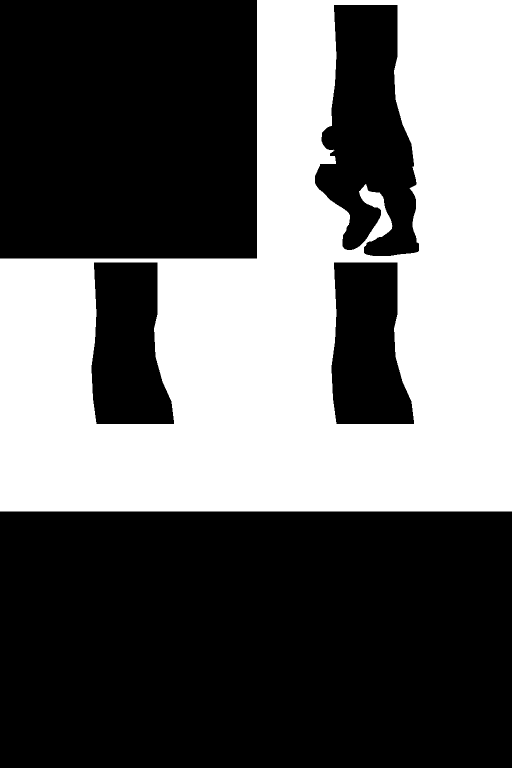
#> input picture chashouji/v14/trio/buddy/B10_mahjong/inpaint/mask.png, 1024 x 1536 px, found by its file name (shown at 1/2 size)
$ python make.py
#> lines starting #> are read from the running program, lines starting #| are printed output that depends on the picture; after the words box and inside, x2 and y2 are one past the last pixel; in counts of white or black regions, pixels touching at a corner belong together
### chashouji/v14/crewart.py
"""档 4 三人组立绘的共用管线（2026-09-28）：绿幕 / 品红幕原图 → 抠像、去溢色、边缘颜色扩散、裁边、缩放、烘三层外发光 → 单层贴图，
打印量点（输出贴图像素）。每个角色一个 v14/<名>/make.py，只填原图、键、倍率、光色和量点，调这里的 make()。
写法照 v14/truth/make2.py、v14/demon/make.py（那两个是先写的、各自内联，没改）。

为什么共用：四个人 + 一只狗，每个都要抠像 → 去溢色 → edge_extend → 缩放 → 烘光，差的只是参数；各抄一份的话改一处要改五处。

抠像两种幕布（见 chashouji-art 第二节、记忆 genimage-magenta-cutout）：
  green：k = G − max(R,B)。紫色、暗红、粉色的角色用它 —— 品红度在粉 / 紫上能到 70~100+，按品红抠会被抠穿。
  magenta：k = min(R,B) − G。
  都先转 int16 再减（uint8 相减会下溢，暗部整块变透明）。
  key = (k0, k1)：k ≤ k0 全不透明、k ≥ k1 全透明、中间线性。幕布上 k ≈ 240，角色身上的薄荷绿（月亮查岗使的领子、裙子）k 可到 60，
  所以 k0 要高过角色身上最绿的那块；cut() 打印"轮廓内部被键吃掉的像素"来确认。
外发光烘进贴图：运行时 ctx.filter 在 Safari 上不可用。明亮底图上发光靠色相，三层由外到内：外扩 grow（MaxFilter 核，奇数）、模糊 blur、颜色。
"""
import math
import numpy as np
from PIL import Image, ImageFilter
from scipy import ndimage

PAD = 44                                   # 输出贴图四周给外发光留的边（输出像素），同 truth2 / demon1


def cut(src, screen, key, erase=(), spill='edge'):
    """原图 → (rgb float32, alpha 0~1)。去溢色默认只动半透明过渡带（不透明的像素本来的颜色不动）；
    spill='all'：整张都去 —— 角色身上有透着幕布的薄纱（白娘子的披帛）时用：纱整块都被幕布染色，只去边的话纱是粉紫的。
    spill='decyan'（绿幕）：整张去溢色 + 压青 —— 纱被画成偏青时（嫦娥）用；角色身上不能有青绿。
    这种角色身上本来就不能有幕布那个色相（白娘子一身白 + 冰蓝，品红度 ≈ 0）。
    erase：[(x0, y0, x1, y1), ...] 原图像素，这些框里一律抠掉（画进原图、但运行时另外画的东西，如黑蛛女特工手上往上的丝）。"""
    a = np.array(Image.open(src).convert('RGB')).astype(np.int16)
    if screen == 'green':
        k = a[..., 1] - np.maximum(a[..., 0], a[..., 2])
    else:
        k = np.minimum(a[..., 0], a[..., 2]) - a[..., 1]
    al = np.clip(1 - (k - key[0]) / (key[1] - key[0]), 0, 1).astype(np.float32)
    for x0, y0, x1, y1 in erase:
        al[y0:y1, x0:x1] = 0
    # 小于 60 像素的孤立碎块（幕布上的噪点、抠剩的溢色斑）清掉
    lab, n = ndimage.label(al > 0.05)
    if n:
        sz = ndimage.sum(np.ones_like(al), lab, range(1, n + 1))
        al[np.isin(lab, np.nonzero(sz < 60)[0] + 1)] = 0
    rgb = a.astype(np.float32)
    edge = al < 0.99 if spill == 'edge' else np.ones_like(al, bool)
    if screen == 'green':
        rgb[..., 1] = np.where(edge, np.minimum(rgb[..., 1], np.maximum(rgb[..., 0], rgb[..., 2])), rgb[..., 1])
        if spill == 'decyan':
            # 绿比红高的部分只留三成：纱被生图画成了偏青（绿幕反光画进了颜色里，不是半透明混出来的，按 alpha 反解救不回来 ——
            # 试过，反解还把月牙的光晕解成了粉色）。她身上的白、淡紫、肤色都是 G ≤ R，不受影响；冰蓝会偏一点紫
            r = rgb[..., 0]
            rgb[..., 1] = np.where(rgb[..., 1] > r, r + (rgb[..., 1] - r) * 0.3, rgb[..., 1])
    else:
        sp = np.clip(np.minimum(rgb[..., 0], rgb[..., 2]) - rgb[..., 1], 0, None) * edge
        rgb[..., 0] -= sp; rgb[..., 2] -= sp
    # 自检：半透明像素应该只在轮廓那一圈。离轮廓 6 像素以内都不算；再往里还半透明 = 角色自己的颜色被键吃掉了（要调高 key[0]）
    inner = ndimage.binary_erosion(al > 0.02, iterations=6)
    print('轮廓内部被键吃掉的像素', int((inner & (al < 0.98)).sum()), '（应接近 0）')
    return rgb, al


def edge_extend(rgb, al, it=12):
    """透明区的 RGB 仍是整片幕布色，LANCZOS 缩放会把它混进边缘出色边：把边缘颜色往外扩几圈。"""
    mask = al > 0.03
    ker = np.ones((3, 3), np.float32)
    for _ in range(it):
        m = mask.astype(np.float32)
        cnt = ndimage.convolve(m, ker, mode='constant')
        acc = np.stack([ndimage.convolve(rgb[..., c] * m, ker, mode='constant') for c in range(3)], -1)
        fill = (cnt > 0) & ~mask
        if not fill.any():
            break
        rgb[fill] = (acc / np.maximum(cnt, 1)[..., None])[fill]
        mask |= cnt > 0
    return rgb


# [40 lines left out: functions fade_border, make, not called in this run]


def rest(tail, muzzle, face):
    """贴图里喷口本来的指向（仰角，朝下为负）。face +1 朝右、-1 朝左。"""
    return round(-math.atan2(muzzle[1] - tail[1], (muzzle[0] - tail[0]) * face), 3)

### chashouji/v14/trio/make.py
"""档 3 三人组的新姿势立绘（2026-09-29，docs/帮手三人组.md）。原图 src/*.png（生图，品红 / 绿幕 / 自带透明）→ 抠像、裁到剪影、
缩到游戏里的屏幕像素（贴图像素 × 1 = 屏幕像素，运行时 s ≈ 1）→ web/assets/world/trio_<名>.webp。
道具 src/props.png 一张三件（玫瑰 / 绣球 / 胸罩），按连通块拆开 → trio_prop_<名>.webp。
每张另出一份 preview/<名>_grid.png（每 50 像素一条格线），量手 / 转轴这些点用。"""
import os, sys
import numpy as np
from PIL import Image, ImageDraw
from scipy import ndimage
HERE = os.path.dirname(os.path.abspath(__file__))
sys.path.insert(0, os.path.join(HERE, '..'))
from crewart import cut, edge_extend
OUT = os.path.join(HERE, '../../web/assets/world')
# 名: (原图, 幕布, 按 'h' 高 / 'w' 宽 缩到多少屏幕像素)
CHARS = {
    'mask':     ('mask.png', 'green', 'h', 360),       # 假面绅士 扒墙
    'straw':    ('straw.png', 'magenta', 'h', 360),    # 草帽船长 扒墙
    'sakura':   ('sakura.png', 'magenta', 'w', 470),   # 樱木 扑地
    'goku':     ('goku.png', 'magenta', 'h', 300),     # 悟空 半跪
    'gege':     ('gege.png', 'green', 'h', 420),       # 格格 秋千（含绳）
    'fairy':    ('fairy.png', 'magenta', 'h', 420),    # 紫衣仙子 秋千（含绳）
    'explorer': ('explorer.png', 'magenta', 'w', 430), # 探险家 趴地
    'ninja':    ('ninja.png', 'alpha', 'h', 290),      # 忍者扇娘 半跪
}
PROPS = [('rose', 150), ('ball', 90), ('bra', 120)]    # 从左到右；缩到多宽（贴图像素，运行时再按 s 缩）
M = 4

def load(path, screen):
    if screen == 'alpha':
        a = np.array(Image.open(path).convert('RGBA')).astype(np.float32)
        return a[..., :3], a[..., 3] / 255
    return cut(path, screen, (40, 150))
#> in cut, `a = np.array(Image.open(src).convert('RGB')).astype(np.int16)`: a: shape (1536, 1024, 3) int16; every value is 0
#> in cut, `k = a[..., 1] - np.maximum(a[..., 0], a[..., 2])`: k: shape (1536, 1024) int16; every value is 0
#> in cut, `al = np.clip(1 - (k - key[0]) / (key[1] - key[0]), 0, 1).astype(np.flo..`: al: shape (1536, 1024) float32; every value is 1
#> in cut, `lab, n = ndimage.label(al > 0.05)`: lab: shape (1536, 1024) int32; every value is 1
#> in cut, `lab, n = ndimage.label(al > 0.05)`: n = 1
#> in cut, `sz = ndimage.sum(np.ones_like(al), lab, range(1, n + 1))`: sz = [1572864]
#> in cut, `rgb = a.astype(np.float32)`: rgb: shape (1536, 1024, 3) float32; every value is 0
#> in cut, `edge = al < 0.99 if spill == 'edge' else np.ones_like(al, bool)`: edge: shape (1536, 1024) bool; every value is 0
#> in cut, `inner = ndimage.binary_erosion(al > 0.02, iterations=6)`:
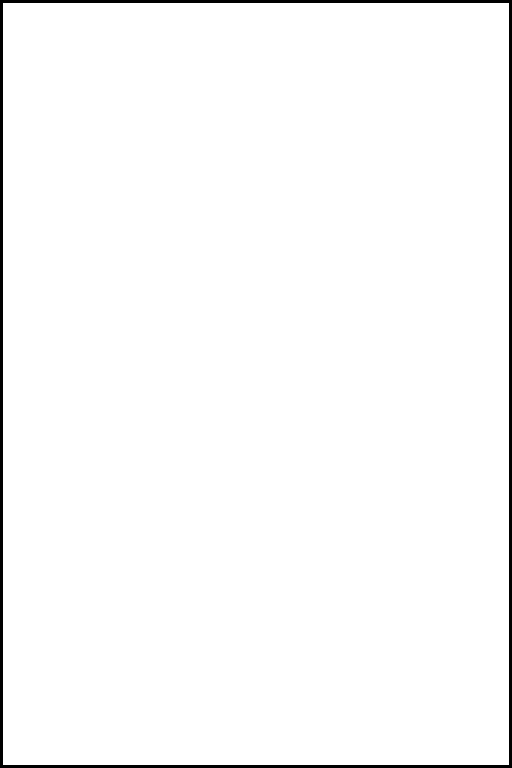
#> inner: shape (1536, 1024) bool (shown at 1/2 size); 98.1% white; 1 black region, box (x1, y1, x2, y2) and area: (0, 0, 1024, 1536) 30576
#| 轮廓内部被键吃掉的像素 0 （应接近 0）

def save(rgb, al, box, size, out):
    x0, y0, x1, y1 = box
    px = np.dstack([edge_extend(rgb.copy(), al), al * 255]).clip(0, 255).astype(np.uint8)
    im = Image.fromarray(px[y0:y1, x0:x1], 'RGBA')
    k = size / (im.height if size_by == 'h' else im.width)
    im = im.resize((round(im.width * k), round(im.height * k)), Image.LANCZOS)
    im.save(out, 'WEBP', quality=90, method=6)
    return im, k

os.makedirs(os.path.join(HERE, 'preview'), exist_ok=True)
for name, (src, screen, size_by, size) in CHARS.items():
    rgb, al = load(os.path.join(HERE, 'src', src), screen)
    ys, xs = np.nonzero(al > 0.05)
    box = (max(0, xs.min() - M), max(0, ys.min() - M), min(al.shape[1], xs.max() + 1 + M), min(al.shape[0], ys.max() + 1 + M))
#> box = (0, 0, 1024, 1536)
    im, k = save(rgb, al, box, size, os.path.join(OUT, f'trio_{name}.webp'))
#> in save, `x0, y0, x1, y1 = box`: x0 = 0; x1 = 1024; y1 = 1536
#> in edge_extend, `mask = al > 0.03`: mask: shape (1536, 1024) bool; every value is 1
#> the loop in edge_extend, `for _ in range(it):` made 1 pass
#> pass 1, in edge_extend, `cnt = ndimage.convolve(m, ker, mode='constant')`:
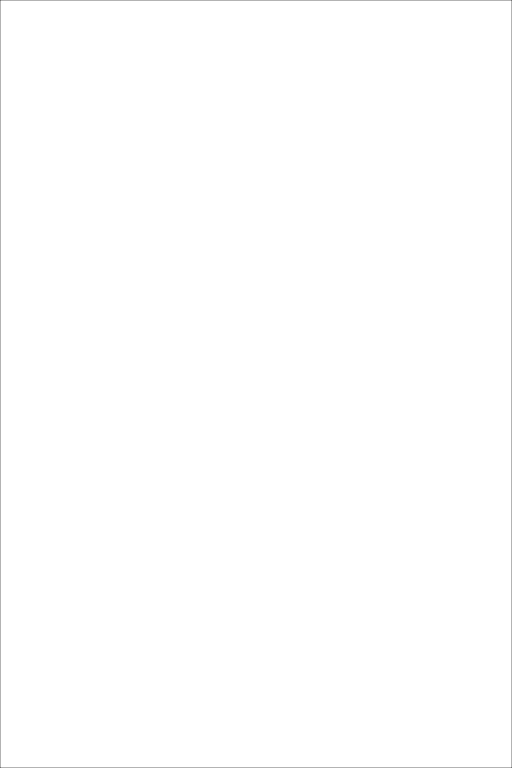
#> cnt: shape (1536, 1024) float32 (shown at 1/2 size); min 4, max 9, mean 8.99; drawn with min black and max white
    g = Image.new('RGBA', im.size, (235, 235, 235, 255)); g.alpha_composite(im); d = ImageDraw.Draw(g)
    for x in range(0, im.width, 50): d.line([(x, 0), (x, im.height)], fill=(0, 120, 255, 255) if x % 100 == 0 else (120, 200, 255, 255))
    for y in range(0, im.height, 50): d.line([(0, y), (im.width, y)], fill=(0, 120, 255, 255) if y % 100 == 0 else (120, 200, 255, 255))
    g.convert('RGB').resize((im.width * 2, im.height * 2)).save(os.path.join(HERE, 'preview', f'{name}_grid.png'))
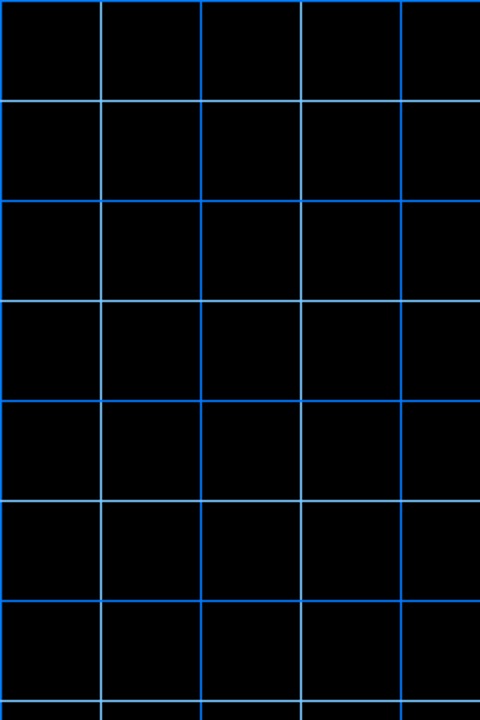
#> saved as mask_grid.png: PIL image 480x720 RGB; mean R, G, B 2.5, 7.2, 11.7
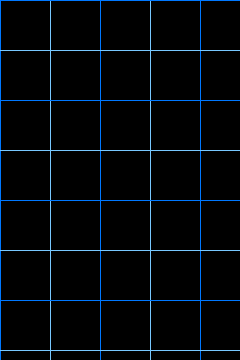
#> g: PIL image 240x360 RGBA; mean R, G, B, A 2.3, 6.7, 10.9, 255
    print(name, 'size', im.size, 'k', round(k, 4))
#| mask size (240, 360) k 0.2344
#> (the run stopped early here; a loop or call above may not have finished)
